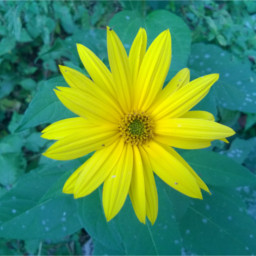
%> input picture cviko4/kytka256.jpg, 256 x 256 px; the run also reads 1 picture not shown here
$ octave cviko4.m   (GNU Octave 9; MATLAB toolbox functions it lacks are replaced by stand-ins)
%> lines starting %> are read from the running program, lines starting %| are printed output that depends on the picture; in (x1, y1, x2, y2) boxes, pixels count from 0 and x2, y2 are one past the last pixel; in counts of white or black regions, pixels touching at a corner belong together; the program's own positions count from 1
%% Cviko 4

A = imread('kytka256.jpg');
%> A is the input picture: size 256x256x3 uint8; mean R, G, B 83.4, 144.8, 79.2
B = imread('grad.jpg');
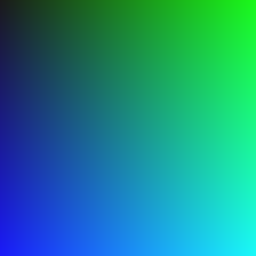
%> input picture cviko4/grad.jpg, 256 x 256 px
%> B is the input picture: size 256x256x3 uint8; mean R, G, B 26, 137.5, 137.5
imshow(A);


%%
kytka = imread('../imgs/kytka256.jpg');
gradient = imread('grad.jpg');
figure (1)
% Pruhlednost - Alfa kanál
subplot 221
alpha = 0.5;
combined_image = alpha * kytka + (1 - alpha) * gradient;
imshow (combined_image)
title('alpha = 50%');

subplot 222
alpha_2 = 1;
combined_image_2 = alpha_2 * kytka + (1 - alpha_2) * gradient;
imshow(combined_image_2)
title('alpha = 100%');

subplot 223
alpha_3 = 0;
combined_image_3 = alpha_3 * kytka + (1 - alpha_3) * gradient;
imshow(combined_image_3)
title ('alpha = 0%');
%%
x = linspace(0, 2*pi, 1000);
y = sin(x);
figure;
plot(x, y);
%> figure, not shown here; curve peaks at x = 1.57, y = 1

Y = fft(y);
amplitude = abs(Y / length(x));
amplitude = amplitude(1:length(x)/2);
frequencies = linspace(0, 1, length(x)/2) / (2*pi/mean(diff(x)));
figure;
plot(frequencies, amplitude);
grid on;
xlim([0 max(frequencies)/10]);
%> figure, not shown here; curve peaks at x = 2.01e-06, y = 0.5

%%
clc
clear
img = imread('cor.jpg');
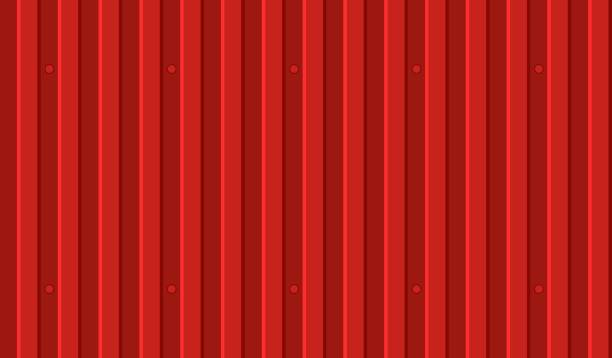
%> input picture cviko4/cor.jpg, 612 x 358 px
%> img is the input picture: size 358x612x3 uint8; mean R, G, B 180.9, 28.8, 23
img = rgb2gray(img);
%> img: size 358x612 uint8
% Převést obrázek do frekvenční oblasti
img_fft = fft2(img);
img_fft_laf = log(abs(fftshift(img_fft)));
img_fft_shifted = fftshift(img_fft);
imshow(img_fft_laf)

%%


%%


img = imread('../imgs/kytka256.jpg')
img = rgb2gray(img)
%> img: size 256x256 uint8

subplot 331
imshow(img)
title('Puvodni obrazek v sedotonu')

subplot 332
spektrum_obr = fft2(img);
spektrum_obr_uprava = log(fftshift(abs(spektrum_obr)));
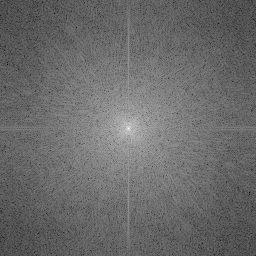
%> spektrum_obr_uprava: size 256x256 double; min 0.1, max 15.87, mean 6.7; drawn with min black and max white
imshow(spektrum_obr_uprava, []);
title('spektrum puvodniho');

subplot 334
lp_mask = zeros(size(img));
lp_mask(size(lp_mask, 1)/2 - 20:size(lp_mask, 1)/2 + 20, size(lp_mask, 2)/2 - 20:size(lp_mask, 2)/2 + 20) = 1;
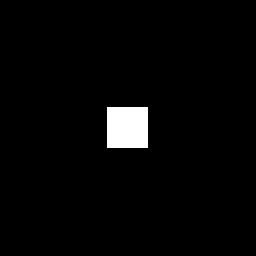
%> lp_mask: size 256x256 double; values 0 (black) and 1 (white), 2.6% white; 1 white region, box (x1, y1, x2, y2) and area: (107, 107, 148, 148) 1681
lp_masks = ifftshift(lp_mask);
lp_image = abs(ifft2(spektrum_obr .* lp_masks));
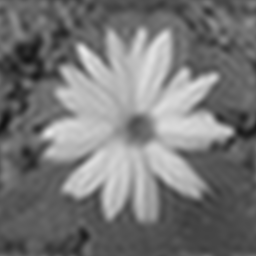
%> lp_image: size 256x256 double; min 19.45, max 231.7, mean 119
imshow(lp_image, [])
title('Obrázek po DP')

subplot 335
log_spectrum_lp = spektrum_obr_uprava .* lp_mask;
imshow(log_spectrum_lp, []);
title('Spektrum po DP')

subplot 336
imshow(lp_mask);
title('Maska DP');

subplot 337
hp_mask = ~lp_mask;
hp_masks = ifftshift(hp_mask);
hp_image = abs(ifft2(spektrum_obr .* hp_masks));
imshow(hp_image, []);
title('Obrázek po HP');

subplot 338
log_spectrum_hp = spektrum_obr_uprava .* hp_mask;
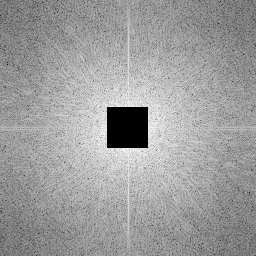
%> log_spectrum_hp: size 256x256 double; min 0, max 10.49, mean 6.45; drawn with min black and max white
imshow(log_spectrum_hp, []);
title('Spektrum po HP');

subplot 339
imshow(hp_mask);
title('Maska HP');
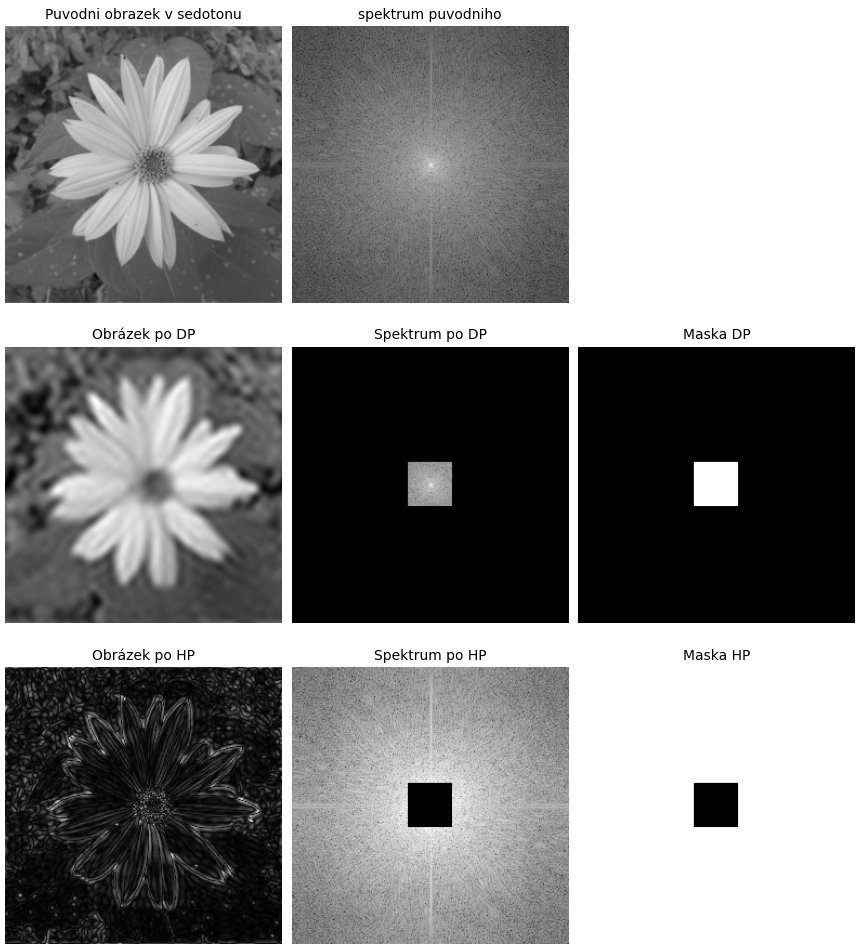
%> figure redrawn from the program's plot data, 8 panels
